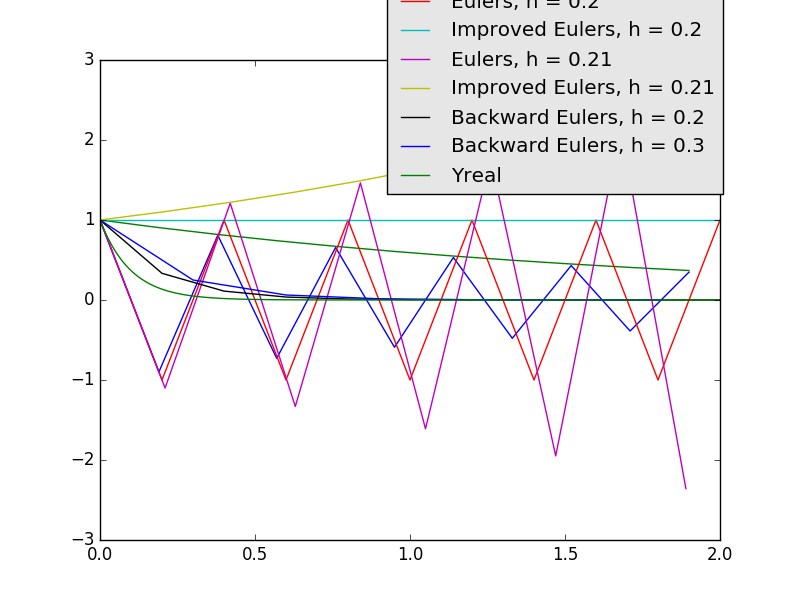

The Python source for this figure:
import math
import matplotlib.pyplot as plt

h = [0.19, 0.20, 0.21]
a = 0
b = 2

for j in range(0,3):
	y0 = 1
	yp = []
	ye = []
	yie = []
	t = []
	t.append(a)
	yp.append(y0)
	ye.append(y0)
	yie.append(y0)


	N = int((b-a)/h[j])

	for i in range(1,N+1):
		t.append(t[i-1] + h[j])

		ye.append(ye[i-1] + h[j]*(-10 * ye[i-1]))

		yp.append(yie[i-1] + h[j]*(-10 * (yie[i-1])))
		yie.append(yie[i-1] + (h[j]/2)*(-10 * (yie[i-1]) + (-10 * yp[i])))

	plt.plot(t, ye, label = 'Eulers, h = ' + str(h[j]))
	plt.plot(t, yie, label = 'Improved Eulers, h = ' + str(h[j]))

h = [0.20, 0.30]
for j in range(0,2):
	y0 = 1
	ybe = []
	t = []

	t.append(a)
	ybe.append(y0)

	N = int((b-a)/h[j])
	for i in range(1,N+1):
		t.append(t[i-1] + h[j])
		ybe.append((ybe[i-1])/(1 + 10*h[j]))

	plt.plot(t, ybe, label = 'Backward Eulers, h = ' + str(h[j]))

h = 0.0001
N = int((b-a)/h)
t =[]
yreal = []
yreal.append(y0)
t.append(a)
for i in range(1,N+1):
	t.append(t[i-1] + h)
	yreal.append(math.exp((-10) * t[i]))

plt.plot(t, yreal, label = 'Yreal')

legend = plt.legend(bbox_to_anchor=(1.005, 1), loc=5, borderaxespad=0.)
frame = legend.get_frame()
frame.set_facecolor('0.90')
plt.savefig("q2.png")
plt.grid(True)
plt.show()